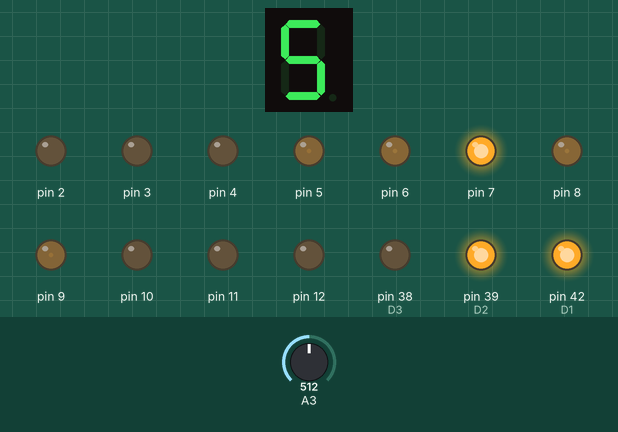
A sketch run on a simulated Arduino Mega 2560, built with avr-gcc and run on an emulated ATmega2560. On the bench: 1-digit seven-segment display, output pins drawn as LEDs (lit = HIGH). Wiring (inferred from the names in the program): 1-digit 7-segment display, segments lit when HIGH: segments pin 41, pin 37, pin 34, pin 32, pin 31, pin 40, pin 35. Inputs (shaded band) come from the test bench; at power-on: A3 = 512. The segment pins are drawn as the display they are named for; pins used as bus, display or sensor lines are not drawn.

Above: at 1.2 s.
1.3 s: A3 set to 716
At 2.5 s:
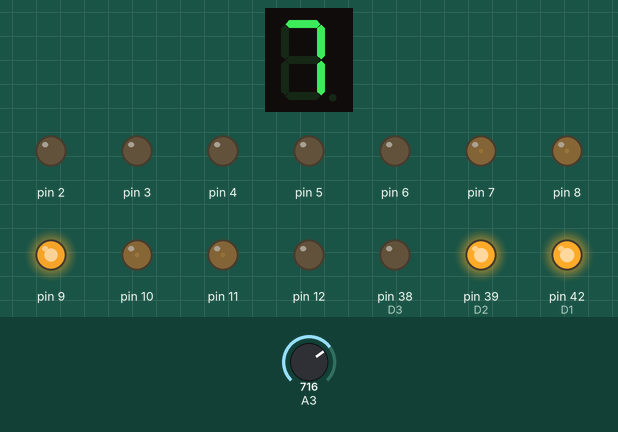
2.8 s: A3 set to 1023
At 3.5 s:
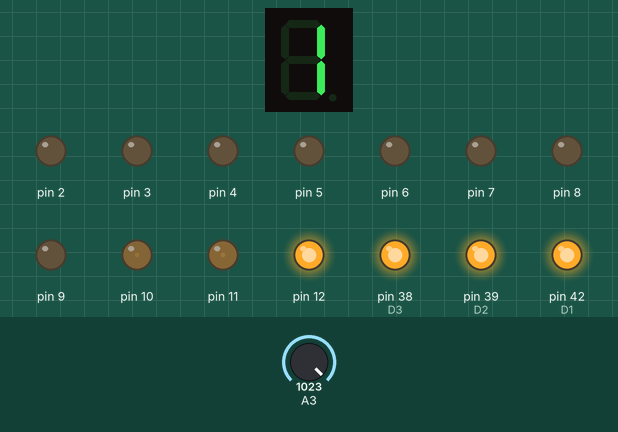
4.3 s: A3 set to 900
At 4.9 s:
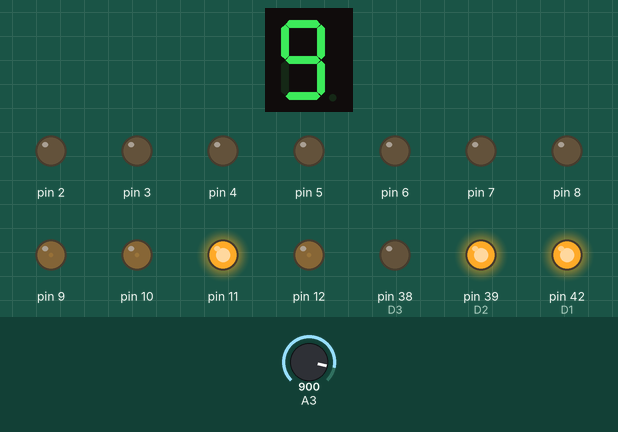
5.8 s: A3 set to 122
At 7.0 s:
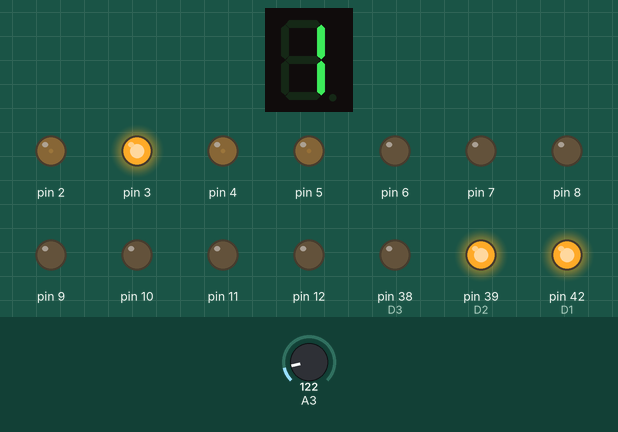
7.3 s: A3 set to 0
At 8.3 s:
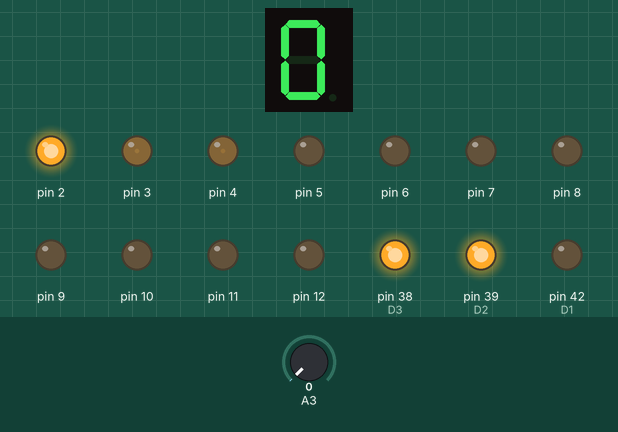
Timing chart, 0 to 9.8 s (numbered marks = the images above; inputs shaded):
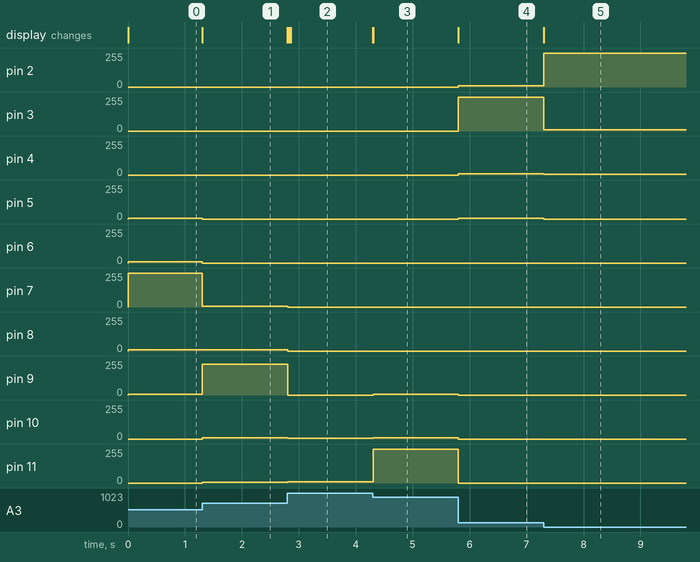

The sketch:

lightsKnob_display.ino
```cpp
int lightDecrements = 5;
int lightFadeStart = 15;
int ledMax = 12;

int pinA = 41;
int pinB = 37;
int pinC  = 34;
int pinD = 32;
int pinE = 31;
int pinF = 40;
int pinG = 35;
int  D1 = 42;
int D2 = 39;
int D3 = 38;
int D4 = 36;

int registeredTemp = 0;

void setup() {
  // put your setup code here, to run once:
setupPins();
// pinMode(31, OUTPUT);

// pinMode(13, OUTPUT);

Serial.begin(9600);
}

void loop() {

  int sensorValue = analogRead(A3);

  int absDifference = abs(sensorValue - registeredTemp);
  if(absDifference > 5){
    registeredTemp = sensorValue;

  } else {

    return;
  }
  int led = getPrimaryLed(sensorValue);
  //Serial.println(led);


  showDisplayNumber(sensorValue);

  for(int i = 2; i <= ledMax; i++){
    if(led != i){
      int ledLight = lightFadeStart - (abs(led - i) * lightDecrements);
      if(ledLight < 0){
        ledLight = 0;
      }
      analogWrite(i, ledLight);
    }
    else{
      analogWrite(i, 1000);
    }
  }


}

void showDisplayNumber(int number){
  int length = (int)floor(log10((float)number)) + 1;

    int arr[length];
    int i = 0;
    do {
        arr[i] = number % 10;
        number /= 10;
        i++;
    } while (number != 0);


  for(int i = 0; i < length; i++){
    toggleDigit(i);
    outputNumber(arr[i]);
    delay(1);
  }


}

void toggleDigit(int digit){
  switch(digit){
    case 0:
      digitalWrite(D1, LOW);
      digitalWrite(D2,  HIGH);
      digitalWrite(D3, HIGH);
      digitalWrite(D4, HIGH);
      break;

      case 1:
      digitalWrite(D1, HIGH);
      digitalWrite(D2,  LOW);
      digitalWrite(D3, HIGH);
      digitalWrite(D4, HIGH);
      break;

      case 2:
      digitalWrite(D1, HIGH);
      digitalWrite(D2,  HIGH);
      digitalWrite(D3, LOW);
      digitalWrite(D4, HIGH);
      break;

      case 3:
      digitalWrite(D1, HIGH);
      digitalWrite(D2,  HIGH);
      digitalWrite(D3, HIGH);
      digitalWrite(D4, LOW);
      break;
  }
}

void outputNumber(int number) {
  switch(number){
    case 0:
      digitalWrite(pinA, HIGH);
      digitalWrite(pinB, HIGH);
      digitalWrite(pinC, HIGH);
      digitalWrite(pinD, HIGH);
      digitalWrite(pinE, HIGH);
      digitalWrite(pinF, HIGH);
      digitalWrite(pinG, LOW);
      break;

    case 1:
      digitalWrite(pinA, LOW);
      digitalWrite(pinB, HIGH);
      digitalWrite(pinC, HIGH);
      digitalWrite(pinD, LOW);
      digitalWrite(pinE, LOW);
      digitalWrite(pinF, LOW);
      digitalWrite(pinG, LOW);
      break;

    case 2:
      digitalWrite(pinA, HIGH);
      digitalWrite(pinB, HIGH);
      digitalWrite(pinC, LOW);
      digitalWrite(pinD, HIGH);
      digitalWrite(pinE, HIGH);
      digitalWrite(pinF, LOW);
      digitalWrite(pinG, HIGH);
      break;

    case 3:
      digitalWrite(pinA, HIGH);
      digitalWrite(pinB, HIGH);
      digitalWrite(pinC, HIGH);
      digitalWrite(pinD, HIGH);
      digitalWrite(pinE, LOW);
      digitalWrite(pinF, LOW);
      digitalWrite(pinG, HIGH);
      break;

    case 4:
      digitalWrite(pinA, LOW);
      digitalWrite(pinB, HIGH);
      digitalWrite(pinC, HIGH);
      digitalWrite(pinD, LOW);
      digitalWrite(pinE, LOW);
      digitalWrite(pinF, HIGH);
      digitalWrite(pinG, HIGH);
      break;

    case 5:
      digitalWrite(pinA, HIGH);
      digitalWrite(pinB, LOW);
      digitalWrite(pinC, HIGH);
      digitalWrite(pinD, HIGH);
      digitalWrite(pinE, LOW);
      digitalWrite(pinF, HIGH);
      digitalWrite(pinG, HIGH);
      break;

    case 6:
      digitalWrite(pinA, HIGH);
      digitalWrite(pinB, LOW);
      digitalWrite(pinC, HIGH);
      digitalWrite(pinD, HIGH);
      digitalWrite(pinE, HIGH);
      digitalWrite(pinF, HIGH);
      digitalWrite(pinG, HIGH);
      break;

    case 7:
      digitalWrite(pinA, HIGH);
      digitalWrite(pinB, HIGH);
      digitalWrite(pinC, HIGH);
      digitalWrite(pinD, LOW);
      digitalWrite(pinE, LOW);
      digitalWrite(pinF, LOW);
      digitalWrite(pinG, LOW);
      break;

    case 8:
      digitalWrite(pinA, HIGH);
      digitalWrite(pinB, HIGH);
      digitalWrite(pinC, HIGH);
      digitalWrite(pinD, HIGH);
      digitalWrite(pinE, HIGH);
      digitalWrite(pinF, HIGH);
      digitalWrite(pinG, HIGH);
      break;

    case 9:
      digitalWrite(pinA, HIGH);
      digitalWrite(pinB, HIGH);
      digitalWrite(pinC, HIGH);
      digitalWrite(pinD, HIGH);
      digitalWrite(pinE, LOW);
      digitalWrite(pinF, HIGH);
      digitalWrite(pinG, HIGH);
      break;
  }
}

void displayNumber(int number){
  // for(int i = 31; i < 44; i++){
  //   digitalWrite(i, HIGH);

  // }

  digitalWrite(42, HIGH);
  digitalWrite(41, HIGH);
}

void setupPins(){
  for(int i = 2; i <= ledMax; i++){
    pinMode(i, OUTPUT);
  }

  for(int i = 1; i <= 12; i++){
    pinMode(i+30, OUTPUT);
  }
}

void turnAllOn(){
  for(int i = 2; i <= ledMax; i++){
    digitalWrite(i, HIGH);
  }
}


int getPrimaryLed(int sensorValue){
  return floor(sensorValue / 100) + 2;
}
```

Measured:
- after the input at 1.3 s, pin 5: 5/255 → 0/255 at once; pin 6: 10/255 → 0/255 at once; pin 7: 255/255 → 5/255 at once; pin 9: 5/255 → 232/255 at once; pin 10: 0/255 → 10/255 at once; the display: first changes at once (image 1 shows a later state)
- after the input at 2.8 s, pin 7: 5/255 → 0/255 at once; pin 8: 10/255 → 0/255 at once; pin 9: 232/255 → 0/255 at once; pin 10: 10/255 → 5/255 at once; pin 11: 5/255 → 10/255 at once; the display: first changes at once (image 2 shows a later state)
- after the input at 4.3 s, pin 9: 0/255 → 5/255 at once; pin 10: 5/255 → 10/255 at once; pin 11: 10/255 → 255/255 at once; pin 12: 255/255 → 10/255 at once; pin 38 (D3): HIGH → LOW at once; the display: first changes at once (image 3 shows a later state)
- after the input at 5.8 s, pin 2, pin 4: 0/255 → 10/255 at once; pin 3: 0/255 → 255/255 at once; pin 5: 0/255 → 5/255 at once; pin 9: 5/255 → 0/255 at once; pin 10, pin 12: 10/255 → 0/255 at once; the display: first changes at once (image 4 shows a later state)
- after the input at 7.3 s, pin 2: 10/255 → 255/255 at once; pin 3: 255/255 → 10/255 at once; pin 4: 10/255 → 5/255 at once; pin 5: 5/255 → 0/255 at once; pin 38 (D3): LOW → HIGH at once; the display: changes at once (image 5)
